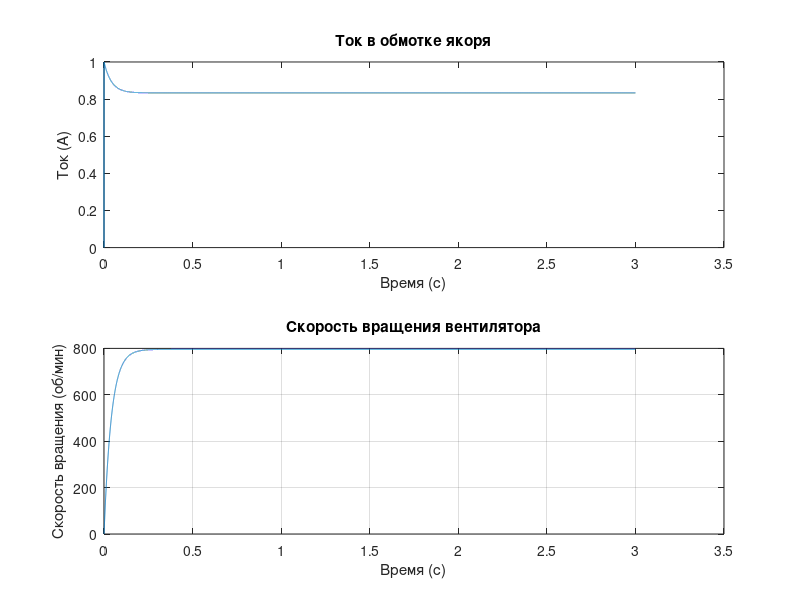

This chart was generated by the following MATLAB code:
clc; clear all; close all;

u = 5; % Напряжение, подведенное к электродвигателю (В)
R = 5; % Активное сопротивление обмотки якоря (Ом)
L = 0.00067; % Индуктивность обмотки якоря (Гн)
k_omega = 0.01; % Коэффициент пропорциональности ЭДС
k_m = 10; % Коэффициент пропорциональности электромагнитного момента
J = 0.005; % Момент инерции вентилятора (кг*м^2)
k_c = 0.1; % Коэффициент момента сопротивления
h = 0.0001; % Шаг по времени (с)
N = 30000; % Количество шагов

% Инициализация массивов
t = zeros(1, N+1); i = zeros(1, N+1); omega = zeros(1, N+1); 

% Начальные условия
i(1) = 0; omega(1) = 0; t(1) = 0;

for j = 1:N
    E = k_omega * omega(j); % ЭДС самоиндукции
    Me = k_m * i(j); % Электромагнитный момент двигателя
    Mc = k_c * omega(j); % Момент сопротивления вентилятора
    
    di_dt = (u - E - i(j) * R) / L;
    d_omega_dt = (Me - Mc) / J;
    
    i(j+1) = i(j) + h * di_dt;
    omega(j+1) = omega(j) + h * d_omega_dt;
    t(j+1) = t(j) + h;
end

figure;
subplot(2, 1, 1);
plot(t, i);
xlabel('Время (с)'); ylabel('Ток (А)'); title('Ток в обмотке якоря');

subplot(2, 1, 2);
plot(t, omega * 30 / pi); % Преобразование угловой скорости в обороты в минуту
xlabel('Время (с)'); ylabel('Скорость вращения (об/мин)'); title('Скорость вращения вентилятора');
grid on;
